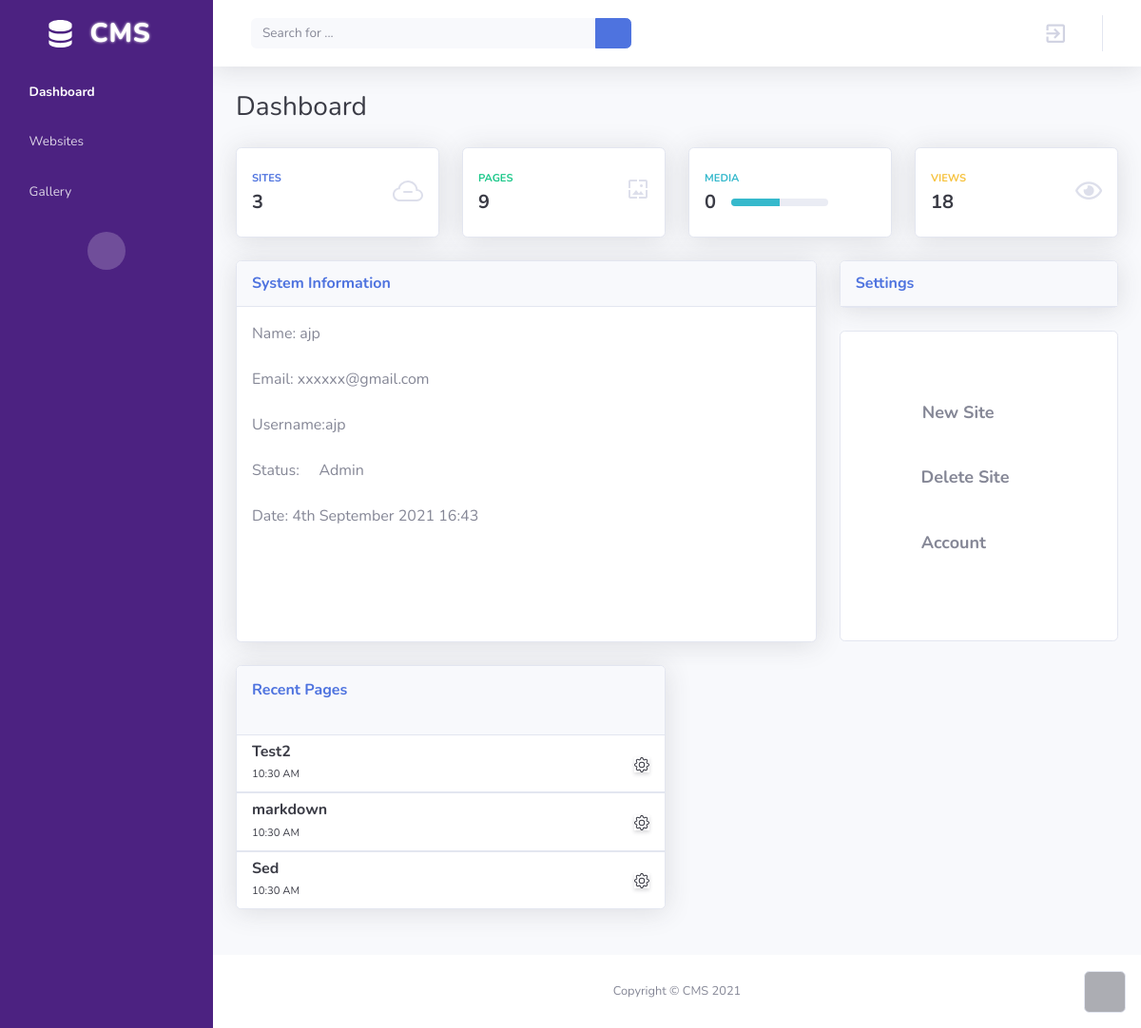
The app's page /home/ (signed in) with its own data.
### webcore/models.py (models this page shows)
class testtext(models.Model):
    title=models.CharField(max_length=1000,default='untitled')
    text=RichTextField()
    visibility=models.IntegerField(default=1)
    headerimage=models.ImageField(upload_to="uploads/",blank=True,null=True)
    site=models.ForeignKey(website,on_delete=models.CASCADE,default=7)
    time=models.DateTimeField(null=True,auto_now_add=True)
    text2=RichTextUploadingField(blank=True,null=True,external_plugin_resources=[(
        'youtube',
        '/static/webcore/youtube/',
        'plugin.js',
    ),
    (
        'markdown',
        '/static/webcore/markdown/',
        'plugin.js',
    )],
    )

### webcore/views.py (the view)
# urls.py: path('home/',views.index,name='home'),
@never_cache
@login_required
def index(request):
    a= website.objects.filter(admin=request.user)
    b= testtext.objects.filter(site__admin=request.user).order_by('-id')
    ips= viewip.objects.filter(text__site__admin=request.user)
    totalviews=ips.count()
    webno=a.count()
    pagno=b.count()
    midia2=media.objects.filter(webp__web__admin=request.user)
    b=b[0:3]
    for i in a:
        print(i.hname,i.id)
    midno=midia2.count()
    print(webno,pagno,midno)
    return render(request,'Maindashboard.html',{'a':a,'b':b,'webno':webno,'pagno':pagno,'midno':midno,'views':totalviews})

### webcore/templates/Maindashboard.html (shortened to what this page needs)
{% load static %}
<!DOCTYPE html>
<html>
<head>
    <link rel="stylesheet" href="{% static 'webcore/assets4/bootstrap/css/bootstrap.min.css' %}">
    <link rel="stylesheet" href="{% static 'webcore/assets4/fonts/fontawesome-all.min.css' %}">
    <link rel="stylesheet" href="{% static 'webcore/assets4/fonts/font-awesome.min.css' %}">
    <link rel="stylesheet" href="{% static 'webcore/assets4/fonts/ionicons.min.css' %}">
    <link rel="stylesheet" href="{% static 'webcore/assets4/fonts/material-icons.min.css' %}">
    <link rel="stylesheet" href="{% static 'webcore/assets4/fonts/fontawesome5-overrides.min.css' %}">
    <link rel="stylesheet" href="https://cdnjs.cloudflare.com/ajax/libs/animate.css/3.5.2/animate.min.css">
</head>
<body id="page-top">
    <div id="wrapper">
        <nav class="navbar navbar-dark align-items-start sidebar sidebar-dark accordion bg-gradient-primary p-0" style="background: rgb(76,34,129);">
            <div class="container-fluid d-flex flex-column p-0"><a class="navbar-brand d-flex justify-content-center align-items-center sidebar-brand m-0" href="#">
                    <div class="sidebar-brand-text mx-3"><span style="font-size: 28px;text-shadow: 0px 0px 3px;">CMS</span></div>
                </a>
                <ul class="navbar-nav text-light" id="accordionSidebar">
                    <li class="nav-item"><a class="nav-link active" href="#"><i class="fas fa-tachometer-alt"></i><span>Dashboard</span></a></li>
                    <li class="nav-item"><a class="nav-link" href="../activity/"><i class="fas fa-table"></i><span>Websites</span></a><a class="nav-link" href="../activity/"><i class="fa fa-video-camera"></i><span>Gallery</span></a></li>
                </ul>
                <div class="text-center d-none d-md-inline"><button class="btn rounded-circle border-0" id="sidebarToggle" type="button"></button></div>
            </div>
        </nav>
        <div class="d-flex flex-column" id="content-wrapper">
            <div id="content">
                <nav class="navbar navbar-light navbar-expand bg-white shadow mb-4 topbar static-top">
                    <div class="container-fluid"><button class="btn btn-link d-md-none rounded-circle me-3" id="sidebarToggleTop" type="button"></button>
                        <form class="d-none d-sm-inline-block me-auto ms-md-3 my-2 my-md-0 mw-100 navbar-search">
                            <div class="input-group"><input class="bg-light form-control border-0 small" type="text" placeholder="Search for ..."><button class="btn btn-primary py-0" type="button"><i class="fab fa-weebly"></i></button></div>
                        </form>
                        <ul class="navbar-nav flex-nowrap ms-auto">
                            <li class="nav-item dropdown no-arrow mx-1">
                                <div class="nav-item dropdown no-arrow"><a class="dropdown-toggle nav-link" aria-expanded="false" data-bs-toggle="dropdown" href="#"></a>
                                </div>
                            </li>
                            <li class="nav-item dropdown no-arrow mx-1">
                                <div class="nav-item dropdown no-arrow"><a class="dropdown-toggle nav-link" aria-expanded="false" href="/accounts/logout/"><i class="icon ion-android-exit fa-fw" style="height: 36px;font-size: 26px;"></i></a>
                                </div>
                            </li>
                        </ul>
                    </div>
                </nav>
                <div class="container-fluid">
                    <div class="d-sm-flex justify-content-between align-items-center mb-4" style="height: 37px;">
                        <h3 class="text-dark mb-0">Dashboard</h3>
                    </div>
                    <div class="row">
                        <div class="col-md-6 col-xl-3 mb-4">
                            <div class="card shadow border-start-primary py-2">
                                <div class="card-body">
                                    <div class="row align-items-center no-gutters">
                                        <div class="col me-2">
                                            <div class="text-uppercase text-primary fw-bold text-xs mb-1"><span>Sites</span></div>
                                            <div class="text-dark fw-bold h5 mb-0"><span>{{ webno }}</span></div>
                                        </div>
                                        <div class="col-auto"></div>
                                    </div>
                                </div>
                            </div>
                        </div>
                        <div class="col-md-6 col-xl-3 mb-4">
                            <div class="card shadow border-start-success py-2">
                                <div class="card-body">
                                    <div class="row align-items-center no-gutters">
                                        <div class="col me-2">
                                            <div class="text-uppercase text-success fw-bold text-xs mb-1"><span>Pages</span></div>
                                            <div class="text-dark fw-bold h5 mb-0"><span>{{ pagno }}</span></div>
                                        </div>
                                        <div class="col-auto"><i class="material-icons fa-2x text-gray-300">wallpaper</i></div>
                                    </div>
                                </div>
                            </div>
                        </div>
                        <div class="col-md-6 col-xl-3 mb-4">
                            <div class="card shadow border-start-info py-2">
                                <div class="card-body">
                                    <div class="row align-items-center no-gutters">
                                        <div class="col me-2">
                                            <div class="text-uppercase text-info fw-bold text-xs mb-1"><span>Media</span></div>
                                            <div class="row g-0 align-items-center">
                                                <div class="col-auto">
                                                    <div class="text-dark fw-bold h5 mb-0 me-3"><span>{{ midno }}</span></div>
                                                </div>
                                                <div class="col">
                                                    <div class="progress progress-sm">
                                                        <div class="progress-bar bg-info" aria-valuenow="50" aria-valuemin="0" aria-valuemax="100" style="width: 50%;"><span class="visually-hidden">50%</span></div>
                                                    </div>
                                                </div>
                                            </div>
                                        </div>
                                        <div class="col-auto"><i class="fas fa-photo-video fa-2x text-gray-300" style="font-size: 23px;"></i></div>
                                    </div>
                                </div>
                            </div>
                        </div>
                        <div class="col-md-6 col-xl-3 mb-4">
                            <div class="card shadow border-start-warning py-2">
                                <div class="card-body">
                                    <div class="row align-items-center no-gutters">
                                        <div class="col me-2">
                                            <div class="text-uppercase text-warning fw-bold text-xs mb-1"><span>Views</span></div>
                                            <div class="text-dark fw-bold h5 mb-0"><span>{{ views }}</span></div>
                                        </div>
                                        <div class="col-auto"><i class="far fa-eye fa-2x text-gray-300" style="font-size: 25px;"></i></div>
                                    </div>
                                </div>
                            </div>
                        </div>
                    </div>
                    <div class="row">
                        <div class="col-lg-7 col-xl-8">
                            <div class="card shadow mb-4">
                                <div class="card-header d-flex justify-content-between align-items-center">
                                    <h6 class="text-primary fw-bold m-0">System Information</h6>
                                    <div class="dropdown no-arrow"><button class="btn btn-link btn-sm dropdown-toggle" aria-expanded="false" data-bs-toggle="dropdown" type="button"><i class="fas fa-ellipsis-v text-gray-400"></i></button>
                                    </div>
                                </div>
                                <div class="card-body" style="height: 352px;">
                                    <p>Name:  {{ request.user }}<br><br>Email:   xxxxxx@gmail.com<br><br>Username:{{ request.user }}<br><br>Status:&nbsp; &nbsp; &nbsp;Admin<br><br>Date:  {% now "jS F Y H:i" %}&nbsp; &nbsp; &nbsp;</p>
                                </div>
                            </div>
                        </div>
                        <div class="col-lg-5 col-xl-4">
                            <div class="card shadow mb-4">
                                <div class="card-header d-flex justify-content-between align-items-center">
                                    <h6 class="text-primary fw-bold m-0">Settings</h6>
                                    <div class="dropdown no-arrow"><button class="btn btn-link btn-sm dropdown-toggle" aria-expanded="false" data-bs-toggle="dropdown" type="button"><i class="fas fa-ellipsis-v text-gray-400"></i></button>
                                    </div>
                                </div>
                            </div>
                            <div class="card" style="height: 327px;padding-top: 49px;">
                                <div class="card-body">
                                    <div class="row">
                                        <div class="col" style="margin: 10px;">
                                            <h4 class="small fw-bold" style="font-size: 18px;text-align: center;">New Site&nbsp; &nbsp; &nbsp;&nbsp;<a href="../activity/"><i class="fa fa-plus" style="color: rgb(29,211,135);"></i></a></h4>
                                        </div>
                                    </div>
                                    <div class="row">
                                        <div class="col" style="margin: 29px;">
                                            <h4 data-bss-hover-animate="flash" class="small fw-bold" style="font-size: 18px;text-align: center;">Delete Site&nbsp; &nbsp;<a href="../activity/"><i class="fa fa-trash" style="color: var(--bs-red);"></i></a></h4>
                                        </div>
                                    </div>
                                    <div class="row">
                                        <div class="col">
                                            <h4 class="small fw-bold" style="font-size: 18px;text-align: center;margin: 10px;">&nbsp;Account&nbsp; &nbsp; &nbsp; &nbsp; &nbsp;<i class="fa fa-user" style="color: var(--bs-blue);"></i></h4>
                                        </div>
                                    </div>
                                </div>
                            </div>
                        </div>
                    </div>
                    <div class="row">
                        <div class="col-lg-6 mb-4">
                            <div class="card shadow mb-4">
                                <div class="card-header py-3">
                                    <h6 class="text-primary fw-bold m-0">Recent Pages&nbsp; &nbsp; &nbsp; &nbsp; &nbsp; &nbsp; &nbsp; &nbsp; &nbsp; &nbsp; &nbsp; &nbsp; &nbsp; &nbsp; &nbsp; &nbsp; &nbsp; &nbsp; &nbsp; &nbsp; &nbsp; &nbsp; &nbsp; &nbsp; &nbsp; &nbsp; &nbsp; &nbsp; &nbsp; &nbsp; &nbsp;&nbsp;&nbsp; &nbsp; &nbsp; &nbsp; &nbsp; &nbsp; &nbsp; &nbsp; &nbsp; &nbsp; &nbsp; &nbsp; &nbsp; &nbsp; &nbsp;<i class="fas fa-plus-circle" style="font-size: 19px;width: -116px;color: rgb(54,171,73);padding-right: -24px;transform: rotate(-179deg);margin-right: -177px;"></i></h6>
                                </div>
                                {% for i in b %}
                                <ul class="list-group list-group-flush">
                                    <li class="list-group-item">
                                        <div class="row align-items-center no-gutters">
                                            <div class="col me-2">
                                                <h6 class="mb-0"><strong>{{ i.title }}</strong></h6><span class="text-xs">10:30 AM</span>
                                            </div>
                                            <div class="col-auto"></div>
                                        </div>
                                    </li>
                                </ul>
                                {% endfor %}
                            </div>
                        </div>
                    </div>
                </div>
            </div>
            <footer class="bg-white sticky-footer">
                <div class="container my-auto">
                    <div class="text-center my-auto copyright"><span>Copyright © CMS 2021</span></div>
                </div>
            </footer>
        </div><a class="border rounded d-inline scroll-to-top" href="#page-top"><i class="fas fa-angle-up"></i></a>
    </div>
</body>
</html>

### records on screen
testtext: title "Test2"
testtext: title "markdown"
testtext: title "Sed"

### other values on screen
{{ webno }} "3"
{{ pagno }} "9"
{{ midno }} "0"
{{ views }} "18"
{{ request.user }} "ajp"
